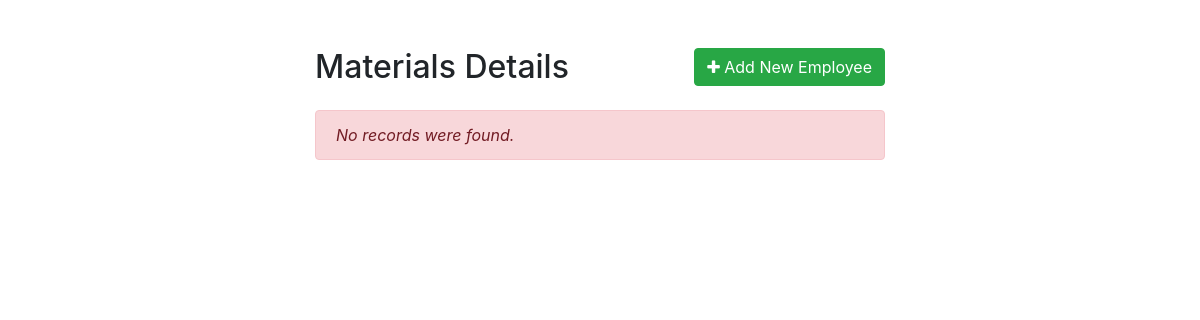
/exemple/index.php, run on an earlier commit of the app's database.
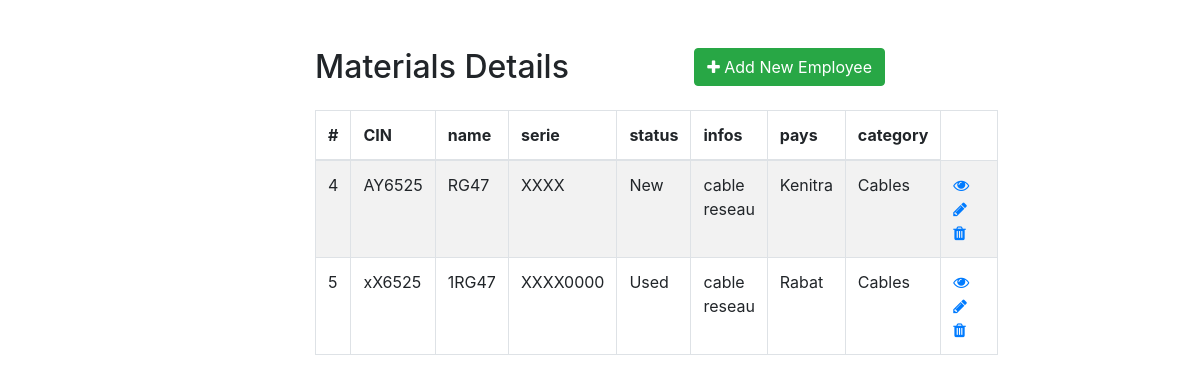
And on a later commit of the database.
### tables this page shows
CREATE TABLE `materials` (
  `id` int(11) NOT NULL,
  `CIN` varchar(10) NOT NULL,
  `name` varchar(20) NOT NULL,
  `serie` varchar(20) NOT NULL,
  `status` varchar(10) NOT NULL,
  `infos` text NOT NULL,
  `pays` varchar(20) NOT NULL,
  `category` varchar(20) NOT NULL
);

### exemple/index.php (the view, shortened to what this page needs)
<!DOCTYPE html>
<html lang="en">
<head>
    <link rel="stylesheet" href="https://stackpath.bootstrapcdn.com/bootstrap/4.5.2/css/bootstrap.min.css">
    <link rel="stylesheet" href="https://maxcdn.bootstrapcdn.com/font-awesome/4.7.0/css/font-awesome.min.css">
</head>
<body>
    <div class="wrapper">
        <div class="container-fluid">
            <div class="row">
                <div class="col-md-12">
                    <div class="mt-5 mb-3 clearfix">
                        <h2 class="pull-left">Materials Details</h2>
                        <a href="create.php" class="btn btn-success pull-right"><i class="fa fa-plus"></i> Add New Employee</a>
                    </div>
                    <?php
                    require_once "config.php";
                    $sql = "SELECT * FROM materials";
                    if ($result = $pdo->query($sql)) {
                        if ($result->rowCount() > 0) {
                            echo '<table class="table table-bordered table-striped">';
                            echo "<thead>";
                            echo "<tr>";
                            echo "<th>#</th>";
                            echo "<th>CIN</th>";
                            echo "<th>name</th>";
                            echo "<th>serie</th>";
                            echo "<th>status</th>";
                            echo "<th>infos</th>";
                            echo "<th>pays</th>";
                            echo "<th>category</th>";
                            echo "</tr>";
                            echo "</thead>";
                            echo "<tbody>";
                            while ($row = $result->fetch()) {
                                echo "<tr>";
                                echo "<td>" . $row['id'] . "</td>";
                                echo "<td>" . $row['CIN'] . "</td>";
                                echo "<td>" . $row['name'] . "</td>";
                                echo "<td>" . $row['serie'] . "</td>";
                                echo "<td>" . $row['status'] . "</td>";
                                echo "<td>" . $row['infos'] . "</td>";
                                echo "<td>" . $row['pays'] . "</td>";
                                echo "<td>" . $row['category'] . "</td>";
                                echo "<td>";
                                echo '<a href="read.php?id=' . $row['id'] . '" class="mr-3" title="View Record" data-toggle="tooltip"><span class="fa fa-eye"></span></a>';
                                echo '<a href="update.php?id=' . $row['id'] . '" class="mr-3" title="Update Record" data-toggle="tooltip"><span class="fa fa-pencil"></span></a>';
                                echo '<a href="delete.php?id=' . $row['id'] . '" title="Delete Record" data-toggle="tooltip"><span class="fa fa-trash"></span></a>';
                                echo "</td>";
                                echo "</tr>";
                            }
                            echo "</tbody>";
                            echo "</table>";
                        } else {
                            echo '<div class="alert alert-danger"><em>No records were found.</em></div>';
                        }
                    } else {
                        echo "Oops! Something went wrong. Please try again later.";
                    }
                    ?>
                </div>
            </div>
        </div>
    </div>
</body>
</html>

### exemple/index.php (style rules this page uses)
.wrapper { width: 600px; margin: 0 auto; }
table tr td:last-child { width: 120px; }

What changed in the data, as far as the page shows it:
added materials: id "4", CIN "AY6525", name "RG47", serie "XXXX", status "New", infos "cable reseau", pays "Kenitra", category "Cables"
added materials: id "5", CIN "xX6525", name "1RG47", serie "XXXX0000", status "Used", infos "cable reseau", pays "Rabat", category "Cables"
Also different on the page:
text no longer shown: "No records were found."
text now shown: "# CIN name serie status infos pays category"
